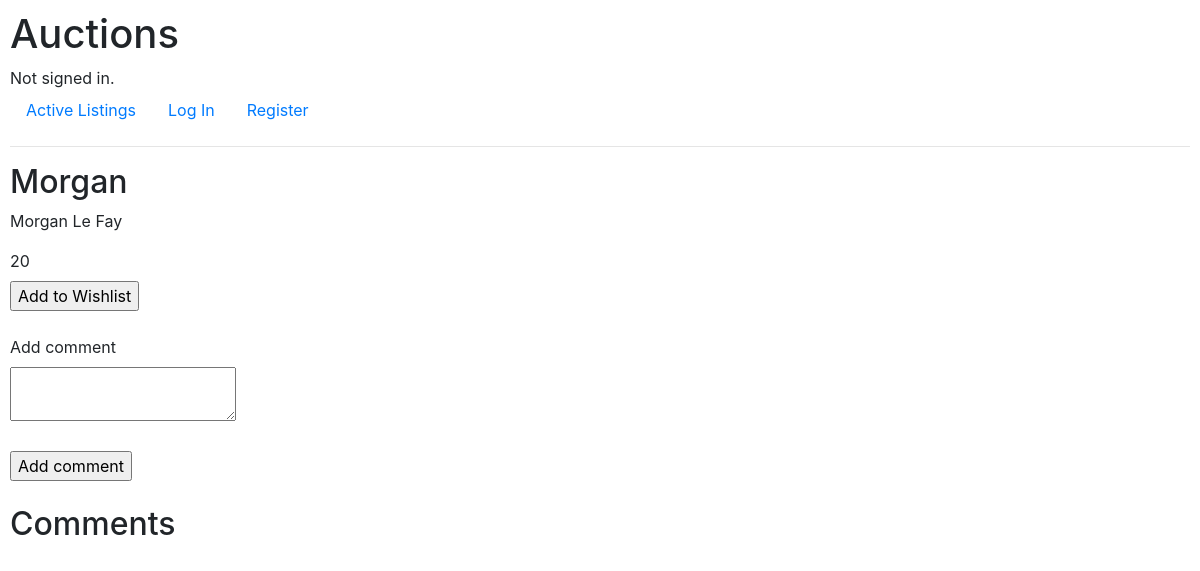
Page /auctions/Morgan on the earlier database version.
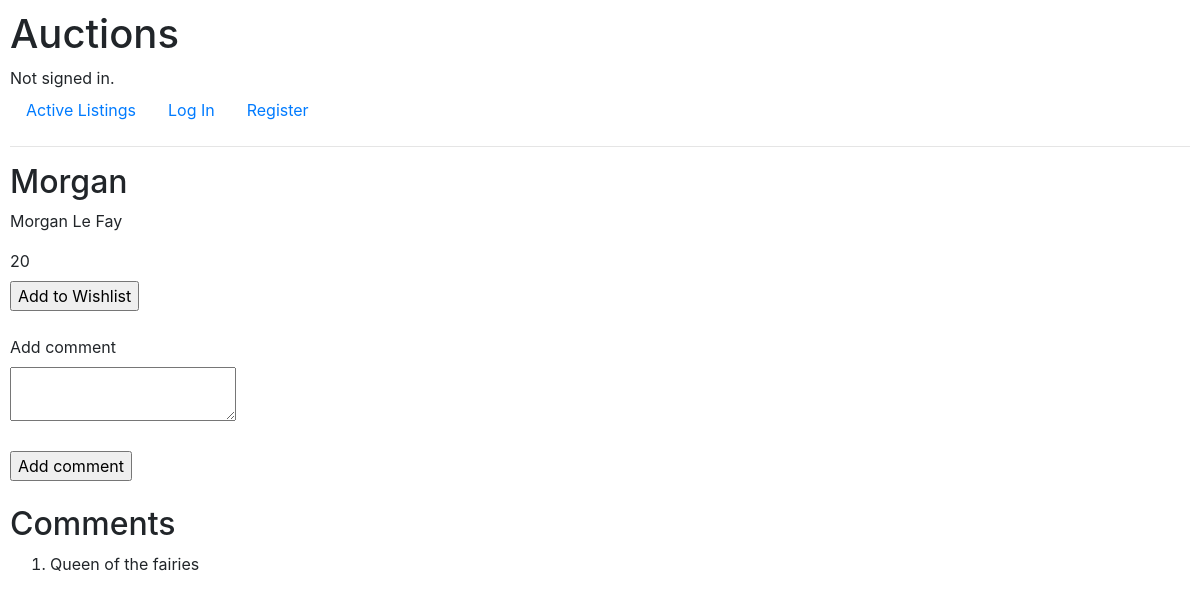
Same page on the later database version.
### auctions/models.py (models this page shows, shortened)
class Listing(models.Model):
    title = models.CharField(max_length=64)
    description = models.CharField(max_length=64)
    price = models.IntegerField()

class Comment(models.Model):
    comment = models.CharField(max_length=128)
    listings = models.ManyToManyField(Listing, blank=True, related_name= "comments")
    def __str__(self):
        return f"{self.comment}"

### auctions/views.py (the view)
# urls.py: path("<str:listing>", views.listing, name="listing"),
def listing(request, listing):
    if "comments" not in request.session:
        request.session["comments"] = ()
        request.session["username"] = ()
    listing = Listing.objects.get(title = listing)
    username = ""
    if request.method == "POST":
        comment = request.POST["comment"]
        username = request.POST["username"]
        new_comment = Comment.objects.create(comment=comment)
        new_comment.listings.add(listing)
    return render(request, "auctions/listing.html", {
        "username": username,
        "listing": listing,
        "comments": listing.comments.all()
    })

### auctions/templates/auctions/listing.html (shortened to what this page needs)
{% extends 'auctions/layout.html' %}
{% block body %}
    <form action= "{% url 'wishlist' user.username %}" method = "post">
        <h2>{{ listing.title }}</h2>
        <p>{{ listing.description }}</p>
        <label>{{ listing.price }}</label>
        <br>
        <input type= "submit" value= "Add to Wishlist">
    </form>
    <br>
    <form action= "{% url 'listing' listing.title %}" method = "post">
        <label for="add_comment">Add comment</label>
        <br>
        <textarea id="add_comment" name="comment"></textarea>
        <br>
        <br>
        <input type="submit" value= "Add comment">
    </form>
    <br>
    <h2>Comments</h2>
    <ol>
    {% for comment in comments %}
        <li>{{ username }}
            {{ comment }}</li>
    {% endfor %}
    </ol>
{% endblock %}

### auctions/templates/auctions/layout.html (shortened to what this page needs)
{% load static %}
<!DOCTYPE html>
<html lang="en">
    <head>
        <link rel="stylesheet" href="https://stackpath.bootstrapcdn.com/bootstrap/4.4.1/css/bootstrap.min.css">
        <link href="{% static 'auctions/styles.css' %}" rel="stylesheet">
    </head>
    <body>
        <h1>Auctions</h1>
        <div>
            {% if user.is_authenticated %}
                Signed in as <strong>{{ user.username }}</strong>.
            {% else %}
                Not signed in.
            {% endif %}
        </div>
        <ul class="nav">
            <li class="nav-item">
                <a class="nav-link" href="{% url 'index' %}">Active Listings</a>
            </li>
            {% if user.is_authenticated %}
                <li class="nav-item">
                    <a class="nav-link" href="{% url 'logout' %}">Log Out</a>
                </li>
                <li class="nav-item">
                    <a class="nav-link" href="{% url 'wishlist' user.username%}">Wishlist</a>
                </li>
                <li class="nav-item">
                    <a class="nav-link" href="{% url 'new'%}">Create Listing</a>
                </li>
            {% else %}
                <li class="nav-item">
                    <a class="nav-link" href="{% url 'login' %}">Log In</a>
                </li>
                <li class="nav-item">
                    <a class="nav-link" href="{% url 'register' %}">Register</a>
                </li>
            {% endif %}
        </ul>
        <hr>
        {% block body %}
        {% endblock %}
    </body>
</html>

### auctions/static/auctions/styles.css (style rules this page uses)
body { padding: 10px; }

Differences in the rows shown:
added Comment: comment "Queen of the fairies"
